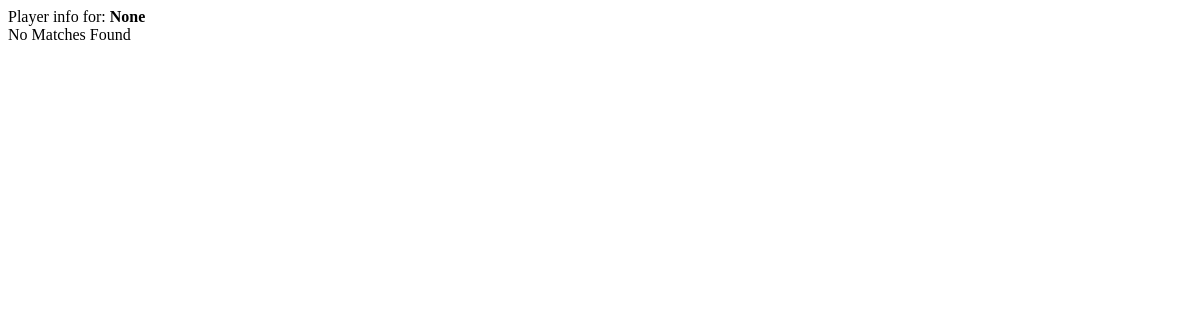
The app's page /pic, older data.
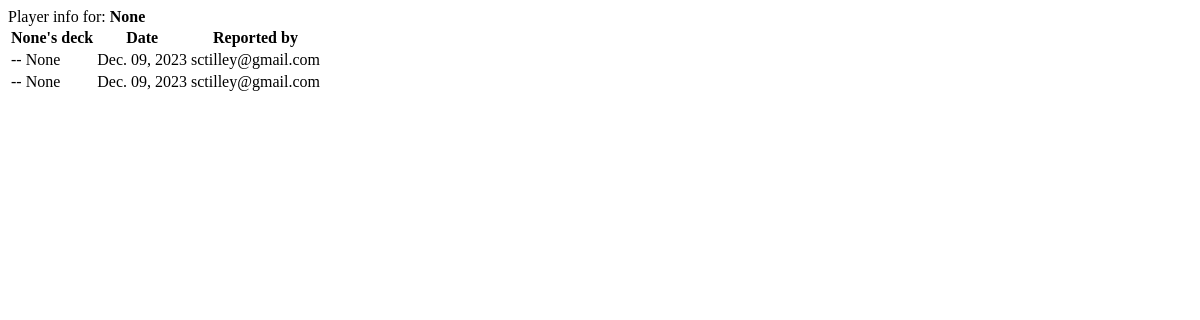
The same page, newer data.
### core/models.py (models this page shows, shortened)
class Match(models.Model):
    user = models.ForeignKey(CustomUser, null=True, on_delete=models.CASCADE)
    dateCreated = models.DateTimeField(default=timezone.now, null=True)
    mtgFormat = models.ForeignKey(MtgFormat, null=True, on_delete=models.CASCADE, related_name="mtgFormat")
    myDeck = models.ForeignKey(Deck, null=True, on_delete=models.CASCADE, related_name="mydeck")
    theirName = models.CharField(null=True, max_length=100)
    theirArchetype = models.ForeignKey(Archetype, verbose_name="Their Archetype", null=True, on_delete=models.CASCADE, related_name="theirarchetype")
    theirDeck = models.ForeignKey(Deck, verbose_name="Their Deck", null=True, on_delete=models.CASCADE, related_name="theirdeck")
    theirFlavor = models.ForeignKey(Flavor, verbose_name="Thier Flavor", null=True, on_delete=models.CASCADE, related_name="theirflavors")
    inLeagueNum = models.IntegerField(null=True)
    game1 = models.BooleanField(verbose_name='Win1', null=True, default=None, help_text="win")
    game2 = models.BooleanField(verbose_name='Win2', null=True, default=None)
    game3 = models.BooleanField(verbose_name='Win3', null=True, default=None)
    didjawin = models.BooleanField('Match Win', null=True, default=None)
    league = models.ForeignKey(League, null=True, on_delete=models.CASCADE, related_name="matches")

### users/models.py (models this page shows)
class CustomUser(AbstractUser):
    username = None
    email = models.EmailField(_("email address"), unique=True)
    USERNAME_FIELD = "email"
    REQUIRED_FIELDS = []
    objects = CustomUserManager()
    def __str__(self):
        return self.email

### core/views.py (the view)
# urls.py: path('pic', views.pic, name='pic'),
def pic(request):
    opponame = request.GET.get('username')
    try:
        oppomatches = Match.objects.filter(theirName=opponame).order_by('-dateCreated')[:5]
    except:
        oppomatches = None
    context = {
        "opponame": opponame,
        "oppomatches": oppomatches,
    }
    return render(request, "core/partials/stats/pic.html", context)

### core/templates/core/partials/stats/pic.html
<div class="container">
    <div class="row">
      <div class="col-4">
        Player info for: <strong>{{opponame}}</strong>
      </div>
      <div class="col-8">
        {% if oppomatches %}
            <table class="reporttable">
                <tr class="matchform">
                <th>{{opponame}}'s deck</th>
                <th>Date</th>
                <th>Reported by</th>
                </tr>
                {% for match in oppomatches %}
                <tr>
                    <td>{{match.theirDeck.name}}{% if match.theirFlavor.name != "none" %} -- {{match.theirFlavor}}{% endif %}</td>
                    <td>{{match.dateCreated|date:"N d, Y"}}</td>
                    <td>{{match.user}}</td>
                </tr>
                {% endfor %}
            </table>
        {% else %}
            No Matches Found
        {% endif %}
      </div>
    </div>
  </div>

Row changes from the older to the newer data that the page shows:
added Match: theirFlavor "None", dateCreated "Dec. 09, 2023", user "sctilley@gmail.com"
added Match: theirFlavor "None", dateCreated "Dec. 09, 2023", user "sctilley@gmail.com"
Text that changed along with them:
{{ opponame }}: (not shown) → "None"
text no longer shown: "No Matches Found"
text now shown: "'s deck Date Reported by"
